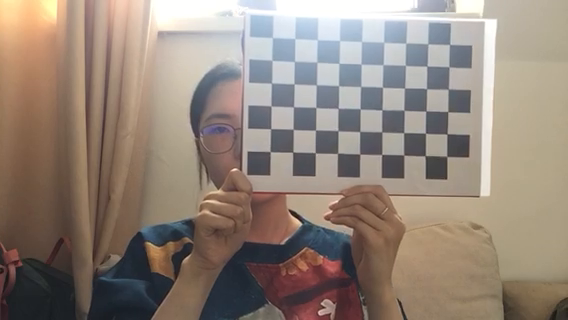
#> input picture frame 63 of learn_AI_assignment/calibration.mp4, 568 x 320 px
$ python ch8_YQS_Ex2.py
#> lines starting #> are read from the running program, lines starting #| are printed output that depends on the picture
import numpy as np
import cv2
import os

# Load the calibration video
path = os.path.dirname(os.path.abspath(__file__))
grabber = cv2.VideoCapture(path+'/calibration.mp4')

# Load the calibration parameters
data = np.load(path+'/camera_parameters.npz')
#> (reads learn_AI_assignment/camera_parameters.npz from the repository)
mtx = data['name1']
dist = data['name2']

while (grabber.isOpened()):
    flag, img = grabber.read()
#> img is the input picture: shape (320, 568, 3); mean B, G, R 122, 132.9, 146.9
    if flag==False:
         break
    #利用求得的相机的内参和外参数据，可以对图像进行畸变的矫正
    undistortedImg = cv2.undistort(img, mtx, dist)
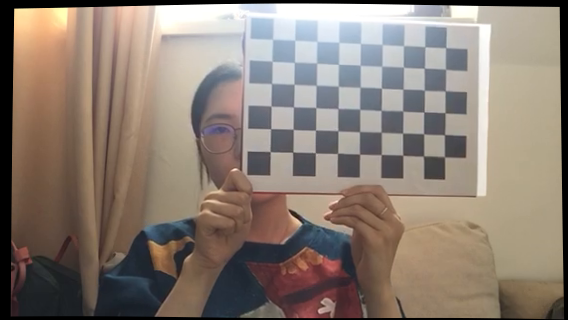
#> undistortedImg: shape (320, 568, 3); mean B, G, R 115, 125.3, 138.3

    cv2.imshow('img', img)
    cv2.waitKey(20)

cv2.destroyAllWindows()
